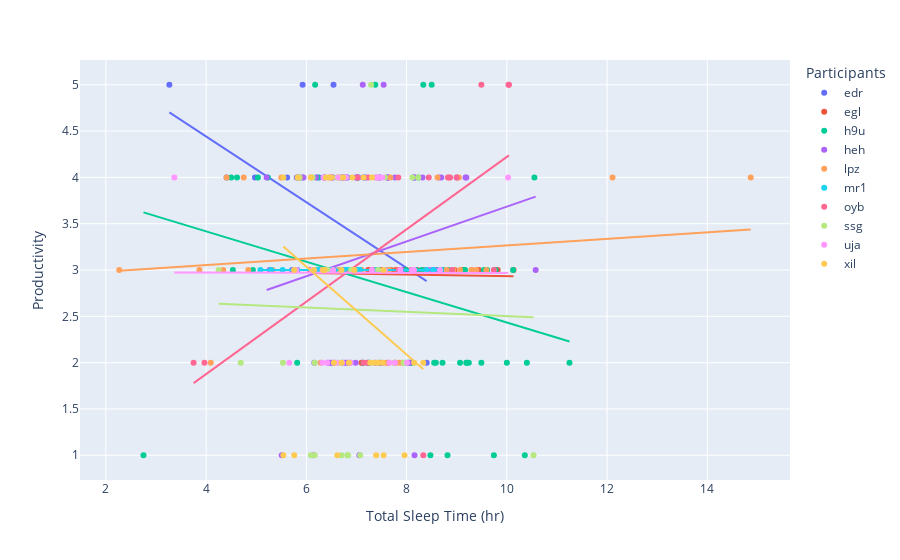

Notebook code for this chart:
### Code cell
# plot productivity against TST for each participant
fig = px.scatter(slpsteps, x="TST", y="productivity", color="pid", trendline="ols", #points="all",
                labels={
                    "productivity": "Productivity",
                    "TST": "Total Sleep Time (hr)",
                    "pid": "Participants"
                })
fig.show()

### Figure 1 — Plotly figure (JSON) as saved in the notebook; plotly's stock layout.template omitted (floating-point values rounded to 4 significant figures)
{"data": [{"hovertemplate": "Participants=edr<br>Total Sleep Time (hr)=%{x}<br>Productivity=%{y}<extra></extra>", "legendgroup": "edr", "marker": {"color": "#636efa", "symbol": "circle"}, "mode": "markers", "name": "edr", "orientation": "v", "showlegend": true, "type": "scatter", "x": [7.633, 7.475, 6.917, 6.25, 6.683, 7.458, 8.4, 4.975, 6.492, 5.617, 6.717, 8.142, 6.508, 5.808, 5.925, 6.542, 5.717, 5.817, 3.267, 7.117, 6.358, 6.817, 7.142, 5.917, 7.183, 4.408, 8.083], "xaxis": "x", "y": [4, 3, 3, 4, 3, 4, 2, 4, 3, 4, 4, 4, 2, 4, 5, 5, 3, 3, 5, 2, 3, 4, 4, 4, 4, 4, 2], "yaxis": "y"}, {"hovertemplate": "<b>OLS trendline</b><br>productivity = -0.354764 * TST + 5.85977<br>R<sup>2</sup>=0.206008<br><br>Participants=edr<br>Total Sleep Time (hr)=%{x}<br>Productivity=%{y} <b>(trend)</b><extra></extra>", "legendgroup": "edr", "marker": {"color": "#636efa", "symbol": "circle"}, "mode": "lines", "name": "edr", "showlegend": false, "type": "scatter", "x": [3.267, 4.408, 4.975, 5.617, 5.717, 5.808, 5.817, 5.917, 5.925, 6.25, 6.358, 6.492, 6.508, 6.542, 6.683, 6.717, 6.817, 6.917, 7.117, 7.142, 7.183, 7.458, 7.475, 7.633, 8.083, 8.142, 8.4], "xaxis": "x", "y": [4.701, 4.296, 4.095, 3.867, 3.832, 3.799, 3.796, 3.761, 3.758, 3.642, 3.604, 3.557, 3.551, 3.539, 3.489, 3.477, 3.441, 3.406, 3.335, 3.326, 3.311, 3.214, 3.208, 3.152, 2.992, 2.971, 2.88], "yaxis": "y"}, {"hovertemplate": "Participants=egl<br>Total Sleep Time (hr)=%{x}<br>Productivity=%{y}<extra></extra>", "legendgroup": "egl", "marker": {"color": "#EF553B", "symbol": "circle"}, "mode": "markers", "name": "egl", "orientation": "v", "showlegend": true, "type": "scatter", "x": [7.333, 6.567, 9.817, 6.833, 9.108, 7.783, 8.092, 7.45, 6.8, 7.958, 7.092, 10.13, 7.55, 7.475, 7.958, 6.35, 6.45, 6.717, 6.542, 6.692, 7.767, 6.708, 7.1, 8.358, 6.508, 7.683, 7.983, 8.958, 7.283, 8.208, 6.775, 6.258, 6.833, 9.442, 6.075, 9.75, 7.017, 6.3, 6.933, 7.633, 8.7, 6.508, 8.675, 7.233], "xaxis": "x", "y": [3, 3, 3, 3, 3, 3, 3, 3, 3, 3, 3, 3, 3, 3, 3, 3, 3, 3, 3, 3, 2, 3, 2, 3, 3, 3, 3, 3, 3, 3, 3, 3, 3, 3, 3, 3, 4, 3, 3, 2, 3, 3, 3, 3], "yaxis": "y"}, {"hovertemplate": "<b>OLS trendline</b><br>productivity = -0.00891995 * TST + 3.02173<br>R<sup>2</sup>=0.000959<br><br>Participants=egl<br>Total Sleep Time (hr)=%{x}<br>Productivity=%{y} <b>(trend)</b><extra></extra>", "legendgroup": "egl", "marker": {"color": "#EF553B", "symbol": "circle"}, "mode": "lines", "name": "egl", "showlegend": false, "type": "scatter", "x": [6.075, 6.258, 6.3, 6.35, 6.45, 6.508, 6.508, 6.542, 6.567, 6.692, 6.708, 6.717, 6.775, 6.8, 6.833, 6.833, 6.933, 7.017, 7.092, 7.1, 7.233, 7.283, 7.333, 7.45, 7.475, 7.55, 7.633, 7.683, 7.767, 7.783, 7.958, 7.958, 7.983, 8.092, 8.208, 8.358, 8.675, 8.7, 8.958, 9.108, 9.442, 9.75, 9.817, 10.13], "xaxis": "x", "y": [2.968, 2.966, 2.966, 2.965, 2.964, 2.964, 2.964, 2.963, 2.963, 2.962, 2.962, 2.962, 2.961, 2.961, 2.961, 2.961, 2.96, 2.959, 2.958, 2.958, 2.957, 2.957, 2.956, 2.955, 2.955, 2.954, 2.954, 2.953, 2.952, 2.952, 2.951, 2.951, 2.951, 2.95, 2.949, 2.947, 2.944, 2.944, 2.942, 2.94, 2.938, 2.935, 2.934, 2.931], "yaxis": "y"}, {"hovertemplate": "Participants=h9u<br>Total Sleep Time (hr)=%{x}<br>Productivity=%{y}<extra></extra>", "legendgroup": "h9u", "marker": {"color": "#00cc96", "symbol": "circle"}, "mode": "markers", "name": "h9u", "orientation": "v", "showlegend": true, "type": "scatter", "x": [10.55, 9.608, 5.817, 6.717, 8.333, 9.542, 11.25, 7.983, 9.2, 6.775, 8.042, 4.533, 9.167, 8.3, 6.225, 5.033, 10.12, 8.183, 9.742, 10.36, 2.75, 4.933, 5.85, 7.467, 10, 7.592, 7.558, 9.192, 9.492, 8.583, 8, 10.4, 9.242, 7.025, 8.175, 8.817, 9.067, 8.475, 8.725, 7.142, 7.025, 8.717, 8.608, 9.15, 9.775, 8.117, 4.5, 8.233, 8.55, 7.375, 6.175, 5.233, 8.5, 7.258, 4.617, 7.258, 8.833, 6.883], "xaxis": "x", "y": [4, 3, 2, 2, 5, 3, 2, 3, 2, 3, 2, 3, 3, 3, 4, 4, 3, 3, 1, 1, 1, 3, 4, 2, 2, 3, 3, 2, 2, 2, 2, 2, 2, 4, 3, 1, 2, 1, 3, 2, 3, 2, 3, 3, 3, 2, 4, 4, 2, 5, 5, 4, 5, 2, 4, 2, 3, 3], "yaxis": "y"}, {"hovertemplate": "<b>OLS trendline</b><br>productivity = -0.163972 * TST + 4.07287<br>R<sup>2</sup>=0.076404<br><br>Participants=h9u<br>Total Sleep Time (hr)=%{x}<br>Productivity=%{y} <b>(trend)</b><extra></extra>", "legendgroup": "h9u", "marker": {"color": "#00cc96", "symbol": "circle"}, "mode": "lines", "name": "h9u", "showlegend": false, "type": "scatter", "x": [2.75, 4.5, 4.533, 4.617, 4.933, 5.033, 5.233, 5.817, 5.85, 6.175, 6.225, 6.717, 6.775, 6.883, 7.025, 7.025, 7.142, 7.258, 7.258, 7.375, 7.467, 7.558, 7.592, 7.983, 8, 8.042, 8.117, 8.175, 8.183, 8.233, 8.3, 8.333, 8.475, 8.5, 8.55, 8.583, 8.608, 8.717, 8.725, 8.817, 8.833, 9.067, 9.15, 9.167, 9.192, 9.2, 9.242, 9.492, 9.542, 9.608, 9.742, 9.775, 10, 10.12, 10.36, 10.4, 10.55, 11.25], "xaxis": "x", "y": [3.622, 3.335, 3.33, 3.316, 3.264, 3.248, 3.215, 3.119, 3.114, 3.06, 3.052, 2.972, 2.962, 2.944, 2.921, 2.921, 2.902, 2.883, 2.883, 2.864, 2.849, 2.834, 2.828, 2.764, 2.761, 2.754, 2.742, 2.732, 2.731, 2.723, 2.712, 2.706, 2.683, 2.679, 2.671, 2.665, 2.661, 2.644, 2.642, 2.627, 2.624, 2.586, 2.573, 2.57, 2.566, 2.564, 2.557, 2.516, 2.508, 2.497, 2.476, 2.47, 2.433, 2.413, 2.374, 2.368, 2.343, 2.228], "yaxis": "y"}, {"hovertemplate": "Participants=heh<br>Total Sleep Time (hr)=%{x}<br>Productivity=%{y}<extra></extra>", "legendgroup": "heh", "marker": {"color": "#ab63fa", "symbol": "circle"}, "mode": "markers", "name": "heh", "orientation": "v", "showlegend": true, "type": "scatter", "x": [6.525, 8.417, 7.625, 6.767, 7.058, 8.158, 6.55, 9.175, 6.158, 5.267, 8.5, 6.792, 7.9, 6.192, 6.742, 7.767, 7.375, 6.533, 8.567, 7.225, 6.308, 7.458, 6.425, 10.57, 7.017, 7.025, 6.983, 7.033, 7.517, 7.608, 6.817, 7.542, 6.875, 6.467, 6.75, 6.717, 8.317, 8.058, 6.983, 6.517, 9, 6.35, 7.125, 8.642, 9.192, 8.692, 6.367, 5.942, 5.208, 6.142, 8.158, 5.508, 8.158], "xaxis": "x", "y": [4, 3, 4, 2, 1, 4, 2, 4, 2, 3, 3, 4, 3, 4, 3, 4, 2, 3, 3, 2, 3, 4, 2, 3, 3, 4, 4, 4, 2, 4, 2, 5, 2, 2, 4, 4, 4, 2, 2, 4, 4, 4, 5, 4, 4, 4, 4, 4, 4, 1, 1, 1, 4], "yaxis": "y"}, {"hovertemplate": "<b>OLS trendline</b><br>productivity = 0.187792 * TST + 1.80649<br>R<sup>2</sup>=0.035484<br><br>Participants=heh<br>Total Sleep Time (hr)=%{x}<br>Productivity=%{y} <b>(trend)</b><extra></extra>", "legendgroup": "heh", "marker": {"color": "#ab63fa", "symbol": "circle"}, "mode": "lines", "name": "heh", "showlegend": false, "type": "scatter", "x": [5.208, 5.267, 5.508, 5.942, 6.142, 6.158, 6.192, 6.308, 6.35, 6.367, 6.425, 6.467, 6.517, 6.525, 6.533, 6.55, 6.717, 6.742, 6.75, 6.767, 6.792, 6.817, 6.875, 6.983, 6.983, 7.017, 7.025, 7.033, 7.058, 7.125, 7.225, 7.375, 7.458, 7.517, 7.542, 7.608, 7.625, 7.767, 7.9, 8.058, 8.158, 8.158, 8.158, 8.317, 8.417, 8.5, 8.567, 8.642, 8.692, 9, 9.175, 9.192, 10.57], "xaxis": "x", "y": [2.785, 2.796, 2.841, 2.922, 2.96, 2.963, 2.969, 2.991, 2.999, 3.002, 3.013, 3.021, 3.03, 3.032, 3.033, 3.037, 3.068, 3.073, 3.074, 3.077, 3.082, 3.087, 3.098, 3.118, 3.118, 3.124, 3.126, 3.127, 3.132, 3.145, 3.163, 3.191, 3.207, 3.218, 3.223, 3.235, 3.238, 3.265, 3.29, 3.32, 3.339, 3.339, 3.339, 3.368, 3.387, 3.403, 3.415, 3.429, 3.439, 3.497, 3.529, 3.533, 3.792], "yaxis": "y"}, {"hovertemplate": "Participants=lpz<br>Total Sleep Time (hr)=%{x}<br>Productivity=%{y}<extra></extra>", "legendgroup": "lpz", "marker": {"color": "#FFA15A", "symbol": "circle"}, "mode": "markers", "name": "lpz", "orientation": "v", "showlegend": true, "type": "scatter", "x": [9.042, 9.592, 4.842, 6.692, 7.642, 8.933, 8.8, 7.833, 9.308, 5.325, 6.475, 6.65, 6.092, 5.867, 7.675, 8.133, 6.967, 7.1, 6.467, 8.85, 14.87, 6.283, 6.342, 9.292, 4.75, 9.392, 4.408, 6.483, 6.667, 5.5, 6.392, 12.11, 7.908, 9.067, 2.267, 7.067, 7.45, 6.283, 4.342, 7.85, 6.717, 7.017, 8.617, 3.867, 7.583, 7.775, 7.65, 4.092], "xaxis": "x", "y": [4, 3, 3, 3, 3, 3, 3, 3, 3, 3, 3, 4, 4, 4, 4, 3, 3, 3, 4, 4, 4, 3, 3, 3, 4, 3, 4, 4, 3, 4, 3, 4, 2, 3, 3, 3, 2, 2, 3, 2, 4, 3, 4, 3, 2, 2, 3, 2], "yaxis": "y"}, {"hovertemplate": "<b>OLS trendline</b><br>productivity = 0.0352786 * TST + 2.91213<br>R<sup>2</sup>=0.012684<br><br>Participants=lpz<br>Total Sleep Time (hr)=%{x}<br>Productivity=%{y} <b>(trend)</b><extra></extra>", "legendgroup": "lpz", "marker": {"color": "#FFA15A", "symbol": "circle"}, "mode": "lines", "name": "lpz", "showlegend": false, "type": "scatter", "x": [2.267, 3.867, 4.092, 4.342, 4.408, 4.75, 4.842, 5.325, 5.5, 5.867, 6.092, 6.283, 6.283, 6.342, 6.392, 6.467, 6.475, 6.483, 6.65, 6.667, 6.692, 6.717, 6.967, 7.017, 7.067, 7.1, 7.45, 7.583, 7.642, 7.65, 7.675, 7.775, 7.833, 7.85, 7.908, 8.133, 8.617, 8.8, 8.85, 8.933, 9.042, 9.067, 9.292, 9.308, 9.392, 9.592, 12.11, 14.87], "xaxis": "x", "y": [2.992, 3.049, 3.056, 3.065, 3.068, 3.08, 3.083, 3.1, 3.106, 3.119, 3.127, 3.134, 3.134, 3.136, 3.138, 3.14, 3.141, 3.141, 3.147, 3.147, 3.148, 3.149, 3.158, 3.16, 3.161, 3.163, 3.175, 3.18, 3.182, 3.182, 3.183, 3.186, 3.188, 3.189, 3.191, 3.199, 3.216, 3.223, 3.224, 3.227, 3.231, 3.232, 3.24, 3.241, 3.243, 3.251, 3.339, 3.437], "yaxis": "y"}, {"hovertemplate": "Participants=mr1<br>Total Sleep Time (hr)=%{x}<br>Productivity=%{y}<extra></extra>", "legendgroup": "mr1", "marker": {"color": "#19d3f3", "symbol": "circle"}, "mode": "markers", "name": "mr1", "orientation": "v", "showlegend": true, "type": "scatter", "x": [7.392, 8.533, 7.05, 6.5, 5.3, 6.117, 7.058, 6.7, 7.067, 6.242, 5.083, 5.525, 7.433, 6.5, 6.992, 7.042, 6.225, 6.558, 6.808, 6.533, 6.833, 6.167, 7.008, 6.933, 6.792, 8.683, 8.392, 6.842], "xaxis": "x", "y": [3, 3, 3, 3, 3, 3, 3, 3, 3, 3, 3, 3, 3, 3, 3, 3, 3, 3, 3, 3, 3, 3, 3, 3, 3, 3, 3, 3], "yaxis": "y"}, {"hovertemplate": "<b>OLS trendline</b><br>productivity = -2.77556e-16 * TST + 3<br>R<sup>2</sup>=-inf<br><br>Participants=mr1<br>Total Sleep Time (hr)=%{x}<br>Productivity=%{y} <b>(trend)</b><extra></extra>", "legendgroup": "mr1", "marker": {"color": "#19d3f3", "symbol": "circle"}, "mode": "lines", "name": "mr1", "showlegend": false, "type": "scatter", "x": [5.083, 5.3, 5.525, 6.117, 6.167, 6.225, 6.242, 6.5, 6.5, 6.533, 6.558, 6.7, 6.792, 6.808, 6.833, 6.842, 6.933, 6.992, 7.008, 7.042, 7.05, 7.058, 7.067, 7.392, 7.433, 8.392, 8.533, 8.683], "xaxis": "x", "y": [3.0, 3.0, 3.0, 3.0, 3.0, 3.0, 3.0, 3.0, 3.0, 3.0, 3.0, 3.0, 3.0, 3.0, 3.0, 3.0, 3.0, 3.0, 3.0, 3.0, 3.0, 3.0, 3.0, 3.0, 3.0, 3.0, 3.0, 3.0], "yaxis": "y"}, {"hovertemplate": "Participants=oyb<br>Total Sleep Time (hr)=%{x}<br>Productivity=%{y}<extra></extra>", "legendgroup": "oyb", "marker": {"color": "#FF6692", "symbol": "circle"}, "mode": "markers", "name": "oyb", "orientation": "v", "showlegend": true, "type": "scatter", "x": [7.392, 7.842, 8.908, 8.333, 9.492, 9, 7.142, 10.03, 7.833, 8.867, 7.025, 8.825, 9.742, 10.04, 3.967, 7.233, 8.442, 7.217, 3.75], "xaxis": "x", "y": [4, 3, 3, 1, 5, 4, 2, 5, 4, 4, 4, 4, 3, 5, 2, 4, 4, 2, 2], "yaxis": "y"}, {"hovertemplate": "<b>OLS trendline</b><br>productivity = 0.390963 * TST + 0.312209<br>R<sup>2</sup>=0.339580<br><br>Participants=oyb<br>Total Sleep Time (hr)=%{x}<br>Productivity=%{y} <b>(trend)</b><extra></extra>", "legendgroup": "oyb", "marker": {"color": "#FF6692", "symbol": "circle"}, "mode": "lines", "name": "oyb", "showlegend": false, "type": "scatter", "x": [3.75, 3.967, 7.025, 7.142, 7.217, 7.233, 7.392, 7.833, 7.842, 8.333, 8.442, 8.825, 8.867, 8.908, 9, 9.492, 9.742, 10.03, 10.04], "xaxis": "x", "y": [1.778, 1.863, 3.059, 3.104, 3.134, 3.14, 3.202, 3.375, 3.378, 3.57, 3.613, 3.762, 3.779, 3.795, 3.831, 4.023, 4.121, 4.235, 4.238], "yaxis": "y"}, {"hovertemplate": "Participants=ssg<br>Total Sleep Time (hr)=%{x}<br>Productivity=%{y}<extra></extra>", "legendgroup": "ssg", "marker": {"color": "#B6E880", "symbol": "circle"}, "mode": "markers", "name": "ssg", "orientation": "v", "showlegend": true, "type": "scatter", "x": [6.092, 10.53, 6.425, 4.692, 6.125, 6.658, 6.642, 5.767, 7.567, 4.25, 7.292, 6.892, 8.233, 5.858, 6.833, 6.608, 7.942, 6.167, 6.817, 6.167, 7.75, 7.075, 7.433, 6.7, 5.533, 8.117], "xaxis": "x", "y": [1, 1, 3, 2, 4, 4, 2, 3, 4, 3, 5, 3, 4, 4, 1, 4, 2, 2, 1, 1, 2, 1, 3, 1, 2, 4], "yaxis": "y"}, {"hovertemplate": "<b>OLS trendline</b><br>productivity = -0.0232245 * TST + 2.73428<br>R<sup>2</sup>=0.000504<br><br>Participants=ssg<br>Total Sleep Time (hr)=%{x}<br>Productivity=%{y} <b>(trend)</b><extra></extra>", "legendgroup": "ssg", "marker": {"color": "#B6E880", "symbol": "circle"}, "mode": "lines", "name": "ssg", "showlegend": false, "type": "scatter", "x": [4.25, 4.692, 5.533, 5.767, 5.858, 6.092, 6.125, 6.167, 6.167, 6.425, 6.608, 6.642, 6.658, 6.7, 6.817, 6.833, 6.892, 7.075, 7.292, 7.433, 7.567, 7.75, 7.942, 8.117, 8.233, 10.53], "xaxis": "x", "y": [2.636, 2.625, 2.606, 2.6, 2.598, 2.593, 2.592, 2.591, 2.591, 2.585, 2.581, 2.58, 2.58, 2.579, 2.576, 2.576, 2.574, 2.57, 2.565, 2.562, 2.559, 2.554, 2.55, 2.546, 2.543, 2.49], "yaxis": "y"}, {"hovertemplate": "Participants=uja<br>Total Sleep Time (hr)=%{x}<br>Productivity=%{y}<extra></extra>", "legendgroup": "uja", "marker": {"color": "#FF97FF", "symbol": "circle"}, "mode": "markers", "name": "uja", "orientation": "v", "showlegend": true, "type": "scatter", "x": [6.533, 7.308, 8.667, 7.408, 6.717, 6.317, 6.475, 7.875, 7.658, 8.15, 5.658, 5.8, 6.325, 6.483, 6.633, 10.03, 5.758, 6.342, 6.108, 6.883, 6.15, 7.458, 7.567, 6.858, 6.567, 7.517, 6.792, 3.367, 8.108, 7.767, 8.008, 6.417, 6.608], "xaxis": "x", "y": [3, 3, 3, 4, 2, 2, 4, 3, 2, 3, 2, 3, 3, 4, 4, 4, 3, 4, 3, 2, 3, 4, 3, 2, 2, 4, 4, 4, 3, 2, 2, 2, 2], "yaxis": "y"}, {"hovertemplate": "<b>OLS trendline</b><br>productivity = -0.000979999 * TST + 2.97648<br>R<sup>2</sup>=0.000002<br><br>Participants=uja<br>Total Sleep Time (hr)=%{x}<br>Productivity=%{y} <b>(trend)</b><extra></extra>", "legendgroup": "uja", "marker": {"color": "#FF97FF", "symbol": "circle"}, "mode": "lines", "name": "uja", "showlegend": false, "type": "scatter", "x": [3.367, 5.658, 5.758, 5.8, 6.108, 6.15, 6.317, 6.325, 6.342, 6.417, 6.475, 6.483, 6.533, 6.567, 6.608, 6.633, 6.717, 6.792, 6.858, 6.883, 7.308, 7.408, 7.458, 7.517, 7.567, 7.658, 7.767, 7.875, 8.008, 8.108, 8.15, 8.667, 10.03], "xaxis": "x", "y": [2.973, 2.971, 2.971, 2.971, 2.97, 2.97, 2.97, 2.97, 2.97, 2.97, 2.97, 2.97, 2.97, 2.97, 2.97, 2.97, 2.97, 2.97, 2.97, 2.97, 2.969, 2.969, 2.969, 2.969, 2.969, 2.969, 2.969, 2.969, 2.969, 2.969, 2.968, 2.968, 2.967], "yaxis": "y"}, {"hovertemplate": "Participants=xil<br>Total Sleep Time (hr)=%{x}<br>Productivity=%{y}<extra></extra>", "legendgroup": "xil", "marker": {"color": "#FECB52", "symbol": "circle"}, "mode": "markers", "name": "xil", "orientation": "v", "showlegend": true, "type": "scatter", "x": [7.142, 7.958, 5.825, 6.733, 6.5, 6.917, 6.958, 6.092, 7.542, 5.758, 7.525, 6.617, 6.55, 6.15, 7.342, 7.417, 8.15, 5.542, 7.308, 6.392, 8.333, 6.85, 6.367, 6.45, 6.7, 7.542, 6.7, 6.333, 7.275, 7.392, 5.542, 5.758], "xaxis": "x", "y": [4, 1, 4, 4, 4, 4, 3, 4, 1, 1, 2, 1, 2, 3, 2, 2, 2, 4, 4, 4, 2, 2, 3, 4, 3, 3, 2, 3, 2, 1, 1, 3], "yaxis": "y"}, {"hovertemplate": "<b>OLS trendline</b><br>productivity = -0.474968 * TST + 5.8869<br>R<sup>2</sup>=0.097349<br><br>Participants=xil<br>Total Sleep Time (hr)=%{x}<br>Productivity=%{y} <b>(trend)</b><extra></extra>", "legendgroup": "xil", "marker": {"color": "#FECB52", "symbol": "circle"}, "mode": "lines", "name": "xil", "showlegend": false, "type": "scatter", "x": [5.542, 5.542, 5.758, 5.758, 5.825, 6.092, 6.15, 6.333, 6.367, 6.392, 6.45, 6.5, 6.55, 6.617, 6.7, 6.7, 6.733, 6.85, 6.917, 6.958, 7.142, 7.275, 7.308, 7.342, 7.392, 7.417, 7.525, 7.542, 7.542, 7.958, 8.15, 8.333], "xaxis": "x", "y": [3.255, 3.255, 3.152, 3.152, 3.12, 2.994, 2.966, 2.879, 2.863, 2.851, 2.823, 2.8, 2.776, 2.744, 2.705, 2.705, 2.689, 2.633, 2.602, 2.582, 2.495, 2.432, 2.416, 2.4, 2.376, 2.364, 2.313, 2.305, 2.305, 2.107, 2.016, 1.929], "yaxis": "y"}], "layout": {"legend": {"title": {"text": "Participants"}, "tracegroupgap": 0}, "margin": {"t": 60}, "xaxis": {"anchor": "y", "domain": [0, 1], "title": {"text": "Total Sleep Time (hr)"}}, "yaxis": {"anchor": "x", "domain": [0, 1], "title": {"text": "Productivity"}}}}
